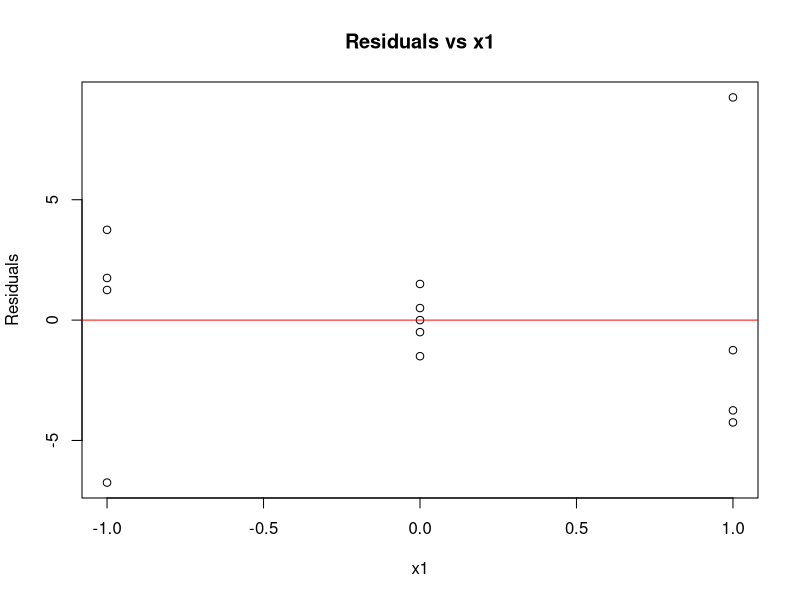
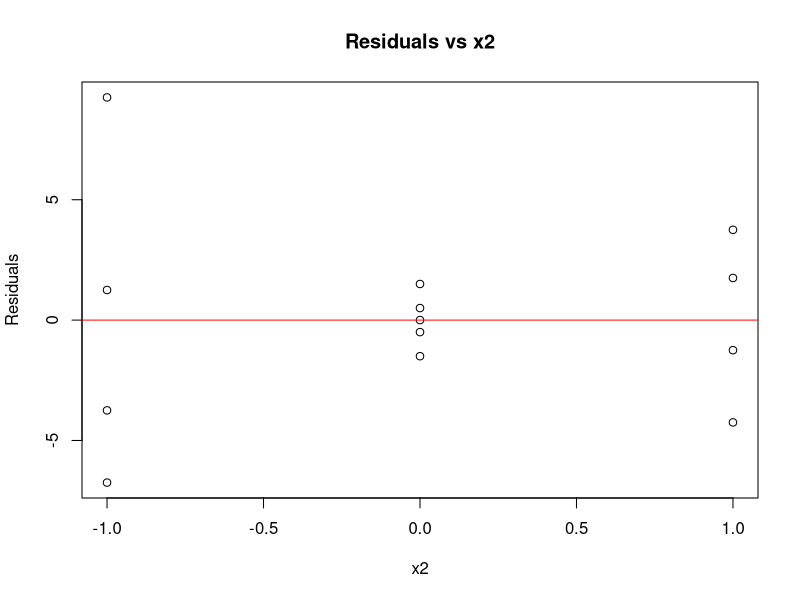
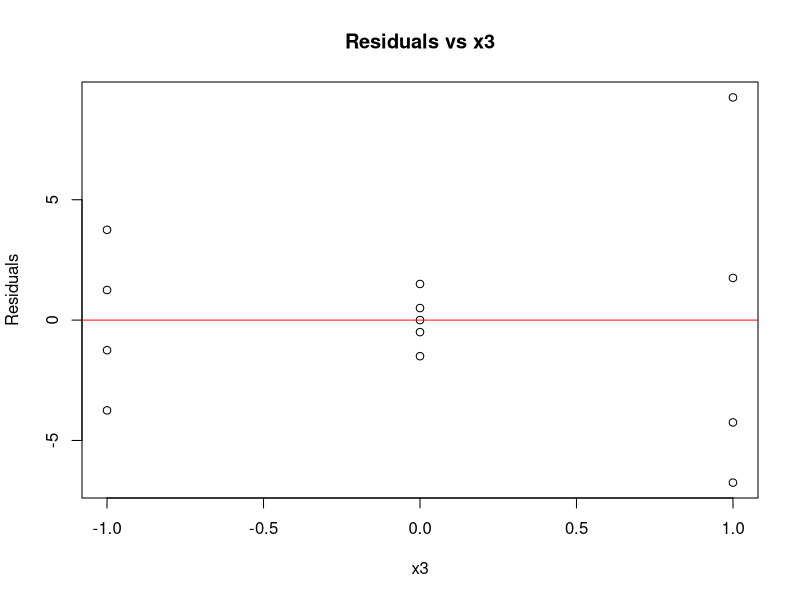
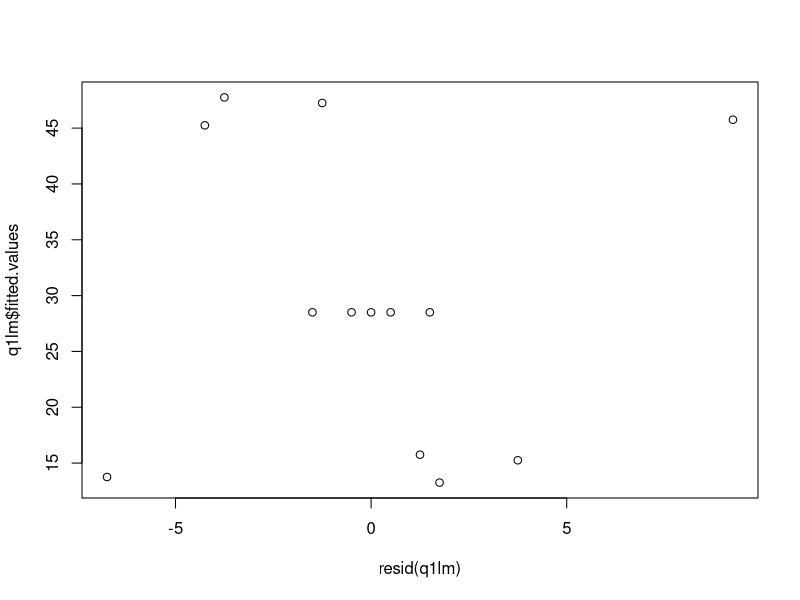
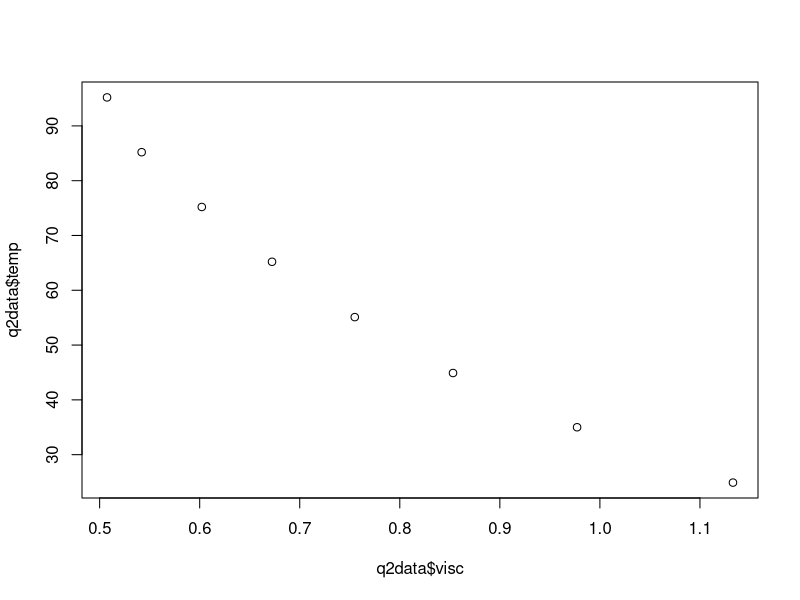
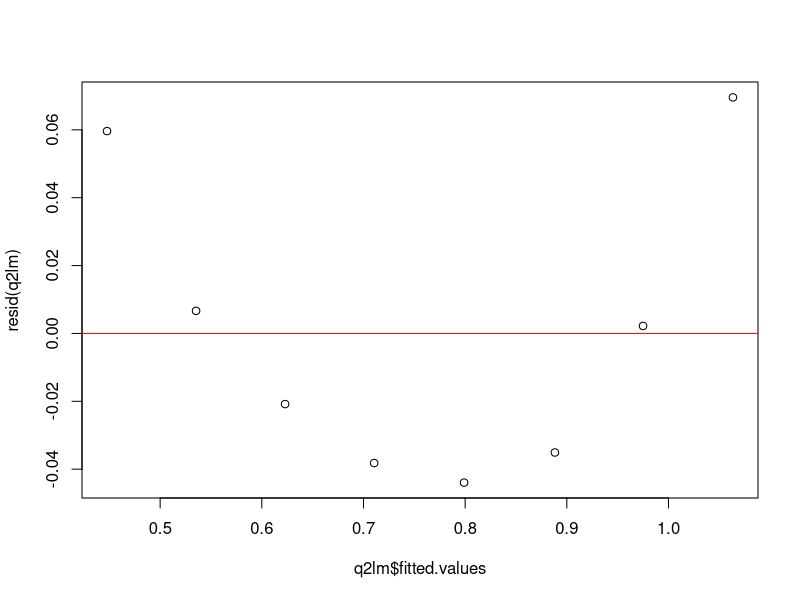
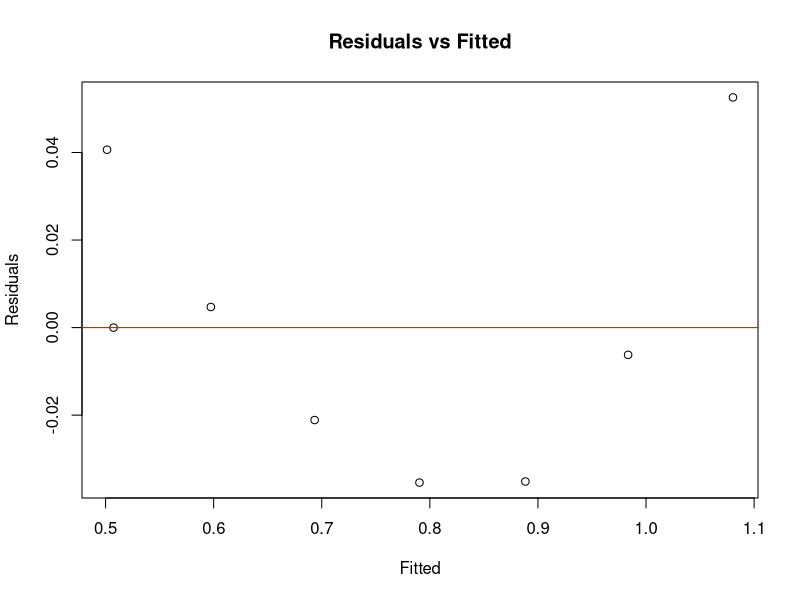
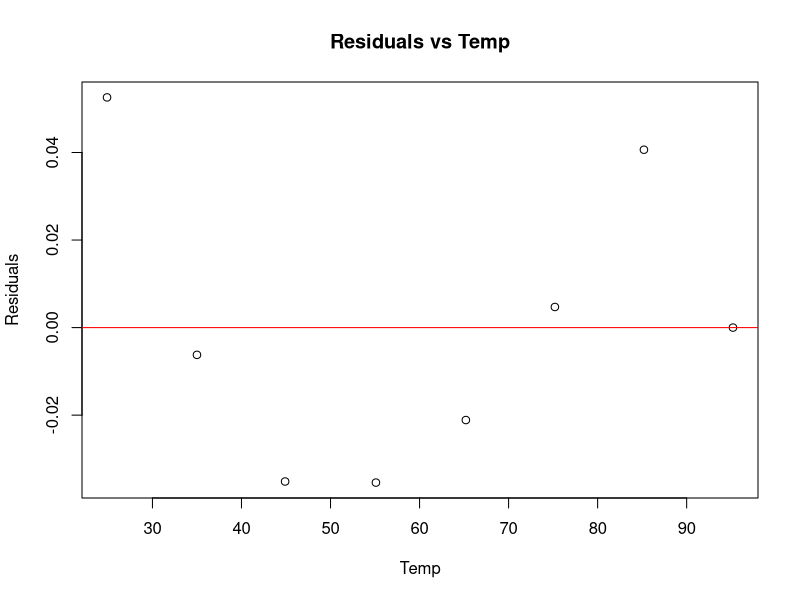

R code for these plots, in order:
install.packages("leaps")
install.packages("car")
library(leaps)
library(car)
library(xtable)
# ?regsubsets. # No documentation for ‘regsubsets.’ in specified packages and libraries
setwd("/Users/jm/joshualmitchell.github.io/MATH5345/HW6/")

########################################################################################
###################### Question 1
########################################################################################

q1data <- read.table("HW6Q1.txt", header=T)

q1lm <- lm(y ~ as.factor(x1) + as.factor(x2) + as.factor(x3), data=q1data)
summary(q1lm)
plot(q1data$x1, resid(q1lm),  main="Residuals vs x1", xlab="x1", ylab="Residuals")
abline(h = 0, col="red")
plot(q1data$x2, resid(q1lm),  main="Residuals vs x2", xlab="x2", ylab="Residuals")
abline(h = 0, col="red")
plot(q1data$x3, resid(q1lm),  main="Residuals vs x3", xlab="x3", ylab="Residuals")
abline(h = 0, col="red")
plot(resid(q1lm), q1lm$fitted.values)
# plot(model) --> graph 4 indicates which points are "causing problems", graph 3 "scale location" for non-constant variance (lots of variance "in the middle" in this case)


########################################################################################
###################### Question 2
########################################################################################

q2data <- read.table("HW6Q2.txt", header=T)

## A
plot(q2data$visc, q2data$temp)

## B

q2lm <- lm(q2data$visc ~ q2data$temp)
summary(q2lm)
plot(q2lm$fitted.values, resid(q2lm))
abline(h = 0, col="red")

## C

q2lm <- lm(q2data$visc ~ q2data$temp + exp(q2data$temp))
summary(q2lm)
plot(q2lm$fitted.values, resid(q2lm), main="Residuals vs Fitted", xlab="Fitted", ylab="Residuals")
abline(h = 0, col="red")
plot(q2data$temp, resid(q2lm), main="Residuals vs Temp", xlab="Temp", ylab="Residuals")
abline(h = 0, col="red")
plot(exp(q2data$temp), resid(q2lm), main="Residuals vs e^(temp)", xlab="e^(temp)", ylab="Residuals")
abline(h = 0, col="red")

q2lm_t <- lm(log(q2data$visc) ~ q2data$temp + exp(q2data$temp))
summary(q2lm_t)
plot(q2lm_t$fitted.values, resid(q2lm_t), main="[Transformed] Residuals vs Fitted", xlab="Fitted", ylab="Residuals")
abline(h = 0, col="red")
plot(q2data$temp, resid(q2lm_t), main="[Transformed] Residuals vs Temp", xlab="Temp", ylab="Residuals")
abline(h = 0, col="red")
plot(exp(q2data$temp), resid(q2lm_t), main="[Transformed] Residuals vs e^(temp)", xlab="e^(temp)", ylab="Residuals")
abline(h = 0, col="red")

########################################################################################
###################### Question 3
########################################################################################

q3data <- read.table("HW6Q3.txt", header=T)
q3lm <- lm(y ~ x1 + x2 + x3 + x4, data = q3data)

## A

hist(q3data$y)
plot(q3lm$fitted.values, resid(q3lm), main="Residuals vs Fitted", xlab="Fitted", ylab="Residuals")
abline(h = 0, col="red")
summary(q3lm)

########################################################################################
###################### Question 4
########################################################################################

q4data <- read.table("HW6Q4.txt", header=T)

########################################################################################
###################### Question 5
########################################################################################

q5data <- read.table("HW6Q5.txt", header=T)
